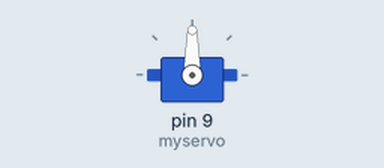
The sketch below on a simulated Arduino Uno, built with avr-gcc and run on an emulated ATmega328P. Shown: servo.

Above: at 0.05 s.
At 2.0 s:
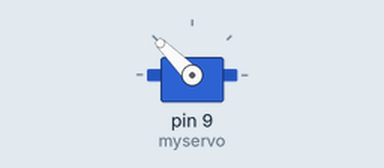
At 4.0 s:
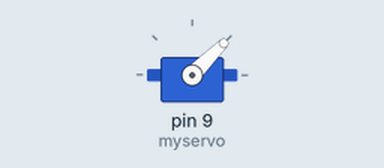
Timing chart, 0 to 5.2 s (numbered marks = the images above):
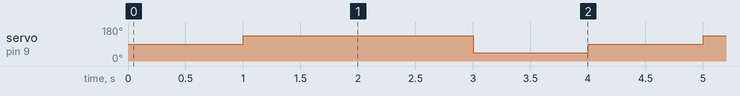

Measured:
- by itself, servo on pin 9 (myservo): repeats every 4.0 s: 45° 1.0 s, 90° 1.0 s, 135° 2.0 s

The sketch:

servo_testv1.ino
```cpp
#include <Servo.h>

Servo myservo; //create servo object to control a servo

int pos = 0;

void setup() {
  // put your setup code here, to run once:
  Serial.begin(9600);
 myservo.attach(9);
 myservo.write(90); // Set to mid point
}

void loop() {
  for (pos = 90; pos <= 135; pos += 45) {
    // in steps of 45 degrees
    myservo.write(pos);
    delay(1000);
  }
  for (pos = 135; pos >= 135; pos -= 90) {
    //step 90 degress back from 135 should be 45 degrees
    myservo.write(pos);
    delay(1000);
  }
  for (pos = 45; pos <= 45; pos += 45) {
    //steps up to 90 postion again to repeat
    myservo.write(pos);
    delay(1000);
  }

}
```
